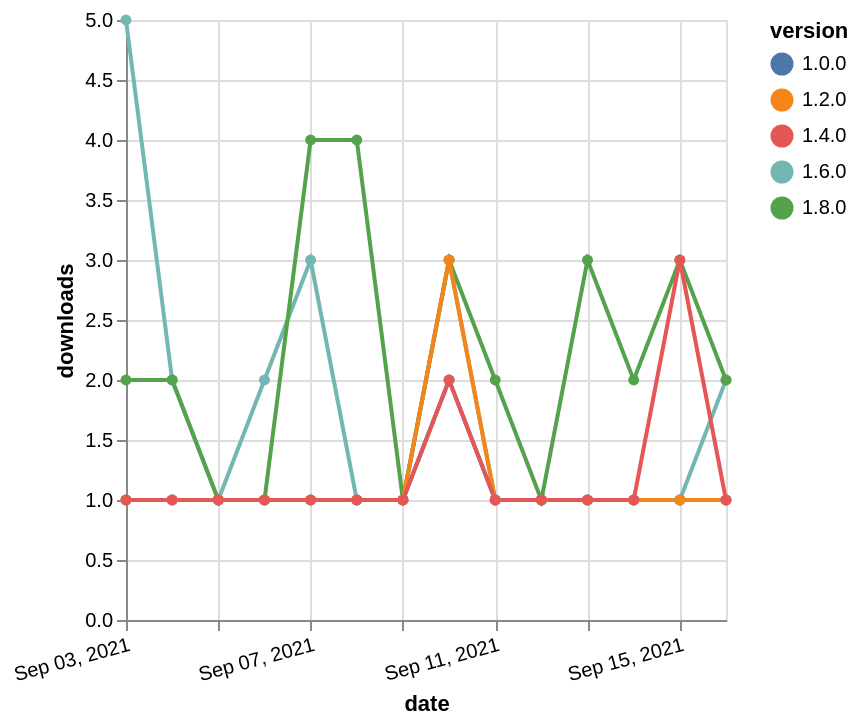

This figure's Vega-Lite source:
### Vega-Lite specification from a JSON file in a GitHub repository (floating-point values rounded to 4 significant figures)
{"$schema": "https://vega.github.io/schema/vega-lite/v5.json", "description": "A simple bar chart with embedded data.", "data": {"values": [{"date": "2021-09-03", "total": 934, "delta": 5, "version": "1.6.0"}, {"date": "2021-09-04", "total": 936, "delta": 2, "version": "1.6.0"}, {"date": "2021-09-05", "total": 937, "delta": 1, "version": "1.6.0"}, {"date": "2021-09-06", "total": 939, "delta": 2, "version": "1.6.0"}, {"date": "2021-09-07", "total": 942, "delta": 3, "version": "1.6.0"}, {"date": "2021-09-08", "total": 943, "delta": 1, "version": "1.6.0"}, {"date": "2021-09-09", "total": 944, "delta": 1, "version": "1.6.0"}, {"date": "2021-09-10", "total": 947, "delta": 3, "version": "1.6.0"}, {"date": "2021-09-11", "total": 948, "delta": 1, "version": "1.6.0"}, {"date": "2021-09-12", "total": 949, "delta": 1, "version": "1.6.0"}, {"date": "2021-09-13", "total": 950, "delta": 1, "version": "1.6.0"}, {"date": "2021-09-14", "total": 951, "delta": 1, "version": "1.6.0"}, {"date": "2021-09-15", "total": 952, "delta": 1, "version": "1.6.0"}, {"date": "2021-09-16", "total": 954, "delta": 2, "version": "1.6.0"}, {"date": "2021-09-03", "total": 169, "delta": 2, "version": "1.8.0"}, {"date": "2021-09-04", "total": 171, "delta": 2, "version": "1.8.0"}, {"date": "2021-09-05", "total": 172, "delta": 1, "version": "1.8.0"}, {"date": "2021-09-06", "total": 173, "delta": 1, "version": "1.8.0"}, {"date": "2021-09-07", "total": 177, "delta": 4, "version": "1.8.0"}, {"date": "2021-09-08", "total": 181, "delta": 4, "version": "1.8.0"}, {"date": "2021-09-09", "total": 182, "delta": 1, "version": "1.8.0"}, {"date": "2021-09-10", "total": 185, "delta": 3, "version": "1.8.0"}, {"date": "2021-09-11", "total": 187, "delta": 2, "version": "1.8.0"}, {"date": "2021-09-12", "total": 188, "delta": 1, "version": "1.8.0"}, {"date": "2021-09-13", "total": 191, "delta": 3, "version": "1.8.0"}, {"date": "2021-09-14", "total": 193, "delta": 2, "version": "1.8.0"}, {"date": "2021-09-15", "total": 196, "delta": 3, "version": "1.8.0"}, {"date": "2021-09-16", "total": 198, "delta": 2, "version": "1.8.0"}, {"date": "2021-09-03", "total": 219, "delta": 1, "version": "1.0.0"}, {"date": "2021-09-04", "total": 220, "delta": 1, "version": "1.0.0"}, {"date": "2021-09-05", "total": 221, "delta": 1, "version": "1.0.0"}, {"date": "2021-09-06", "total": 222, "delta": 1, "version": "1.0.0"}, {"date": "2021-09-07", "total": 223, "delta": 1, "version": "1.0.0"}, {"date": "2021-09-08", "total": 224, "delta": 1, "version": "1.0.0"}, {"date": "2021-09-09", "total": 225, "delta": 1, "version": "1.0.0"}, {"date": "2021-09-10", "total": 227, "delta": 2, "version": "1.0.0"}, {"date": "2021-09-11", "total": 228, "delta": 1, "version": "1.0.0"}, {"date": "2021-09-12", "total": 229, "delta": 1, "version": "1.0.0"}, {"date": "2021-09-13", "total": 230, "delta": 1, "version": "1.0.0"}, {"date": "2021-09-14", "total": 231, "delta": 1, "version": "1.0.0"}, {"date": "2021-09-15", "total": 232, "delta": 1, "version": "1.0.0"}, {"date": "2021-09-16", "total": 233, "delta": 1, "version": "1.0.0"}, {"date": "2021-09-03", "total": 706, "delta": 1, "version": "1.2.0"}, {"date": "2021-09-04", "total": 707, "delta": 1, "version": "1.2.0"}, {"date": "2021-09-05", "total": 708, "delta": 1, "version": "1.2.0"}, {"date": "2021-09-06", "total": 709, "delta": 1, "version": "1.2.0"}, {"date": "2021-09-07", "total": 710, "delta": 1, "version": "1.2.0"}, {"date": "2021-09-08", "total": 711, "delta": 1, "version": "1.2.0"}, {"date": "2021-09-09", "total": 712, "delta": 1, "version": "1.2.0"}, {"date": "2021-09-10", "total": 715, "delta": 3, "version": "1.2.0"}, {"date": "2021-09-11", "total": 716, "delta": 1, "version": "1.2.0"}, {"date": "2021-09-12", "total": 717, "delta": 1, "version": "1.2.0"}, {"date": "2021-09-13", "total": 718, "delta": 1, "version": "1.2.0"}, {"date": "2021-09-14", "total": 719, "delta": 1, "version": "1.2.0"}, {"date": "2021-09-15", "total": 720, "delta": 1, "version": "1.2.0"}, {"date": "2021-09-16", "total": 721, "delta": 1, "version": "1.2.0"}, {"date": "2021-09-03", "total": 432, "delta": 1, "version": "1.4.0"}, {"date": "2021-09-04", "total": 433, "delta": 1, "version": "1.4.0"}, {"date": "2021-09-05", "total": 434, "delta": 1, "version": "1.4.0"}, {"date": "2021-09-06", "total": 435, "delta": 1, "version": "1.4.0"}, {"date": "2021-09-07", "total": 436, "delta": 1, "version": "1.4.0"}, {"date": "2021-09-08", "total": 437, "delta": 1, "version": "1.4.0"}, {"date": "2021-09-09", "total": 438, "delta": 1, "version": "1.4.0"}, {"date": "2021-09-10", "total": 440, "delta": 2, "version": "1.4.0"}, {"date": "2021-09-11", "total": 441, "delta": 1, "version": "1.4.0"}, {"date": "2021-09-12", "total": 442, "delta": 1, "version": "1.4.0"}, {"date": "2021-09-13", "total": 443, "delta": 1, "version": "1.4.0"}, {"date": "2021-09-14", "total": 444, "delta": 1, "version": "1.4.0"}, {"date": "2021-09-15", "total": 447, "delta": 3, "version": "1.4.0"}, {"date": "2021-09-16", "total": 448, "delta": 1, "version": "1.4.0"}]}, "width": "container", "mark": {"type": "line", "point": {"filled": true}}, "encoding": {"x": {"field": "date", "type": "temporal", "timeUnit": "yearmonthdate", "title": "date", "axis": {"labelAngle": -15}}, "y": {"field": "delta", "type": "quantitative", "title": "downloads"}, "color": {"field": "version", "type": "nominal"}, "tooltip": {"field": "delta"}}}
